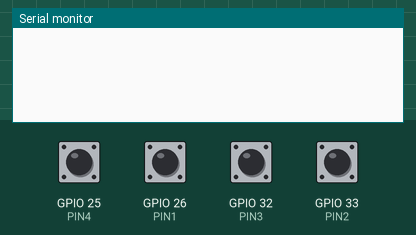
Recording of a program running on a simulated ESP32. Shown: the last lines printed to the serial monitor. Inputs (shaded band) come from the test bench; at power-on: GPIO 25 (PIN4), GPIO 26 (PIN1), GPIO 32 (PIN3), GPIO 33 (PIN2) HIGH.

Above: at 1.2 s.
1.3 s: GPIO 25 (PIN4) pulled LOW for 0.15 s
At 2.5 s:
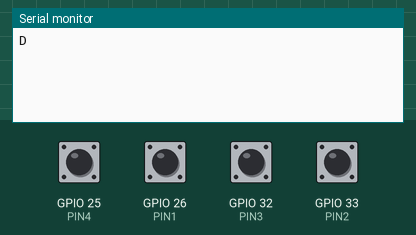
2.9 s: GPIO 26 (PIN1) pulled LOW for 0.15 s
At 4.0 s:
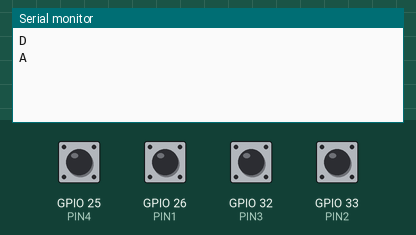
4.5 s: GPIO 32 (PIN3) pulled LOW for 0.15 s
At 5.2 s:
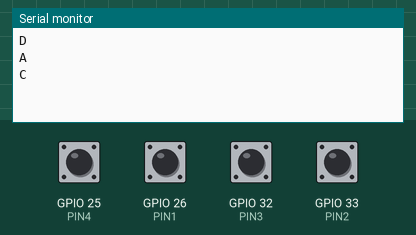
6.1 s: GPIO 33 (PIN2) pulled LOW for 0.15 s
At 6.4 s:
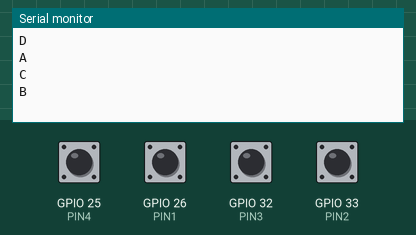

The program:

main.cpp
```cpp
#define DEBUG   0

#define PIN1    26
#define PIN2    33
#define PIN3    32
#define PIN4    25

#define COMMAND1    "A"
#define COMMAND2    "B"
#define COMMAND3    "C"
#define COMMAND4    "D"

#define DEBOUNCE_DELAY 500

#include <Arduino.h>

uint8_t pins[4] = {PIN1, PIN2, PIN3, PIN4};
String commands[4] = {COMMAND1, COMMAND2, COMMAND3, COMMAND4};

uint32_t lastUpdateMillis = 0;

void readPins(){
  for (int i = 0; i < 4; i++) {
    if (digitalRead(pins[i]) == LOW) {
      if (millis() - lastUpdateMillis < DEBOUNCE_DELAY) { return; }
      Serial.println();
      Serial.println(commands[i]);
      if (DEBUG) { Serial.println("Pin " + String(i) + " pressed, sending command: " + commands[i]);}
      lastUpdateMillis = millis();
    }
  }
}

void io_init() {
  for (int i = 0; i < 4; i++) {
    pinMode(pins[i], INPUT_PULLUP);
  }
}

void setup() {
  Serial.begin(9600);
  io_init();
}

void loop(){
  readPins();
}
```

Measured:
- after the input at 1.3 s, the serial monitor: prints a new line at once (image 1)
- after the input at 2.9 s, the serial monitor: prints a new line at once (image 2)
- after the input at 4.5 s, the serial monitor: prints a new line at once (image 3)
- after the input at 6.1 s, the serial monitor: prints a new line at once (image 4)
